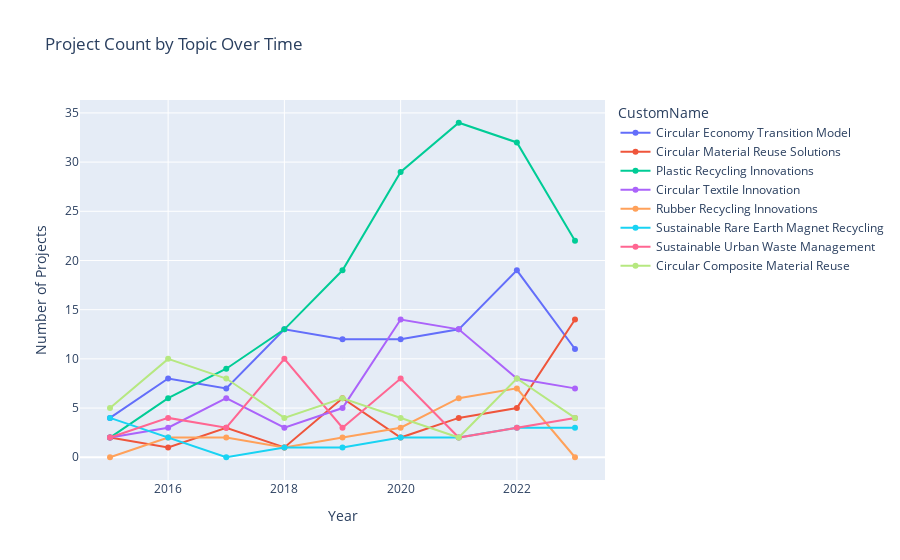

The code cell stored with this chart in its notebook:
### Markdown cell above
#### **PROJECT COUNT OVER TIME** <a class="anchor" id="project_count"></a>

### Code cell
# convert 'start_date' to datetime format
df_projects['start_date'] = pd.to_datetime(df_projects['start_date'])

# filter data
filtered_data = df_projects[(df_projects['start_date'].dt.year >= START_YEAR) &
                            (df_projects['start_date'].dt.year <= END_YEAR) &
                            (df_projects['Topic'].isin(TOPICS))]

# group data by year and topic
grouped_data = filtered_data.groupby([filtered_data['start_date'].dt.year, 'Topic'])['project_id'].count().unstack(fill_value=0)
all_years = pd.Index(range(START_YEAR, END_YEAR + 1), name='Year')
grouped_data = grouped_data.reindex(all_years, fill_value=0)

line_fig = go.Figure()

topic_data = filtered_data.drop_duplicates(subset=['Topic'])

for topic in SELECTED_TOPIC_IDS:
    if topic in grouped_data.columns:
        representation = topic_data.loc[topic_data['Topic'] == topic, 'CustomName'].iloc[0]
        if isinstance(representation, list):
            representation = ', '.join(representation)
        
        line_fig.add_trace(go.Scatter(
            x=grouped_data.index,
            y=grouped_data[topic],
            name=representation,
            mode='lines+markers'
        ))

line_fig.update_layout(
    title='Project Count by Topic Over Time',
    xaxis_title='Year',
    yaxis_title='Number of Projects',
    legend_title='CustomName'
)

line_fig.show()

if EXPORT_GRAPHS_CSV:
    grouped_data.to_csv('graph_exports/merged/project_count_by_topic_over_time.csv')

### Figure 1 — Plotly figure (JSON) as saved in the notebook; plotly's stock layout.template omitted (floating-point values rounded to 4 significant figures)
{"data": [{"mode": "lines+markers", "name": "Circular Economy Transition Model", "type": "scatter", "x": [2015, 2016, 2017, 2018, 2019, 2020, 2021, 2022, 2023], "y": [4, 8, 7, 13, 12, 12, 13, 19, 11]}, {"mode": "lines+markers", "name": "Circular Material Reuse Solutions", "type": "scatter", "x": [2015, 2016, 2017, 2018, 2019, 2020, 2021, 2022, 2023], "y": [2, 1, 3, 1, 6, 2, 4, 5, 14]}, {"mode": "lines+markers", "name": "Plastic Recycling Innovations", "type": "scatter", "x": [2015, 2016, 2017, 2018, 2019, 2020, 2021, 2022, 2023], "y": [2, 6, 9, 13, 19, 29, 34, 32, 22]}, {"mode": "lines+markers", "name": "Circular Textile Innovation", "type": "scatter", "x": [2015, 2016, 2017, 2018, 2019, 2020, 2021, 2022, 2023], "y": [2, 3, 6, 3, 5, 14, 13, 8, 7]}, {"mode": "lines+markers", "name": "Rubber Recycling Innovations", "type": "scatter", "x": [2015, 2016, 2017, 2018, 2019, 2020, 2021, 2022, 2023], "y": [0, 2, 2, 1, 2, 3, 6, 7, 0]}, {"mode": "lines+markers", "name": "Sustainable Rare Earth Magnet Recycling", "type": "scatter", "x": [2015, 2016, 2017, 2018, 2019, 2020, 2021, 2022, 2023], "y": [4, 2, 0, 1, 1, 2, 2, 3, 3]}, {"mode": "lines+markers", "name": "Sustainable Urban Waste Management", "type": "scatter", "x": [2015, 2016, 2017, 2018, 2019, 2020, 2021, 2022, 2023], "y": [2, 4, 3, 10, 3, 8, 2, 3, 4]}, {"mode": "lines+markers", "name": "Circular Composite Material Reuse", "type": "scatter", "x": [2015, 2016, 2017, 2018, 2019, 2020, 2021, 2022, 2023], "y": [5, 10, 8, 4, 6, 4, 2, 8, 4]}], "layout": {"legend": {"title": {"text": "CustomName"}}, "title": {"text": "Project Count by Topic Over Time"}, "xaxis": {"title": {"text": "Year"}}, "yaxis": {"title": {"text": "Number of Projects"}}}}
